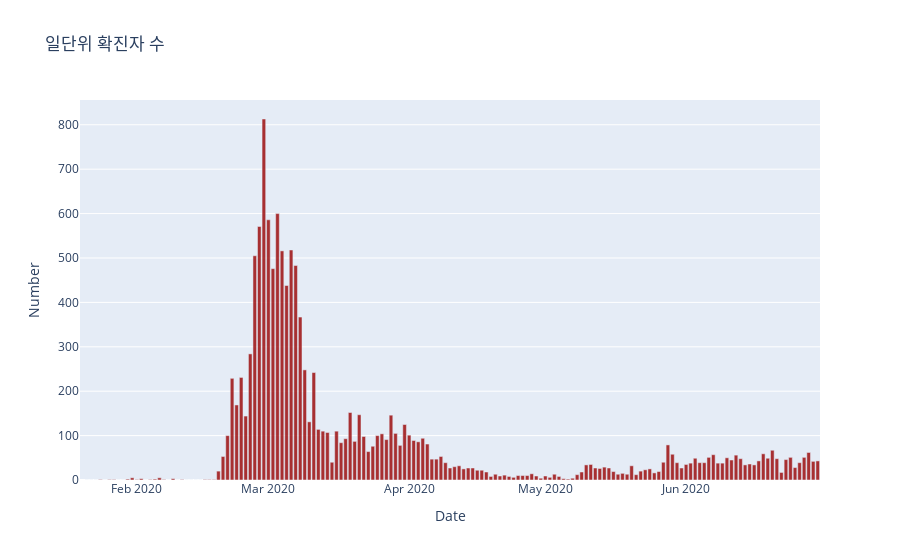

The code cell stored with this chart in its notebook:
### Markdown cell above
해당 그래프는 시간의 흐름에 따른 코로나의 검사 추이로 검사수와 음성의 수가 거의 붙어서 우상향하는 모습이고 확진자는 이에 비해 변동이 없어 보이는 모습입니다. 이를 통해 검사를 많이 했지만 이에 비해서 확진이 된 정도는 상당히 적음을 알 수 있습니다.

### Code cell
fig = go.Figure()
fig.add_trace(go.Bar(x=time['date'],y=time['confirmed'].diff(), 
                     name='confirmed', marker_color='rgba(152, 0, 0, .8)'))

fig.update_layout(title='일단위 확진자 수',
                   xaxis_title='Date',
                   yaxis_title='Number')

fig.show()

### Figure 1 — Plotly figure (JSON) as saved in the notebook; plotly's stock layout.template omitted (floating-point values rounded to 4 significant figures; data arrays with more than 128 entries replaced by an {"elided": "..."} marker saying what was removed)
{"data": [{"marker": {"color": "rgba(152, 0, 0, .8)"}, "name": "confirmed", "type": "bar", "x": {"elided": "163 str values"}, "y": {"elided": "163 int values"}}], "layout": {"title": {"text": "일단위 확진자 수"}, "xaxis": {"title": {"text": "Date"}}, "yaxis": {"title": {"text": "Number"}}}}
